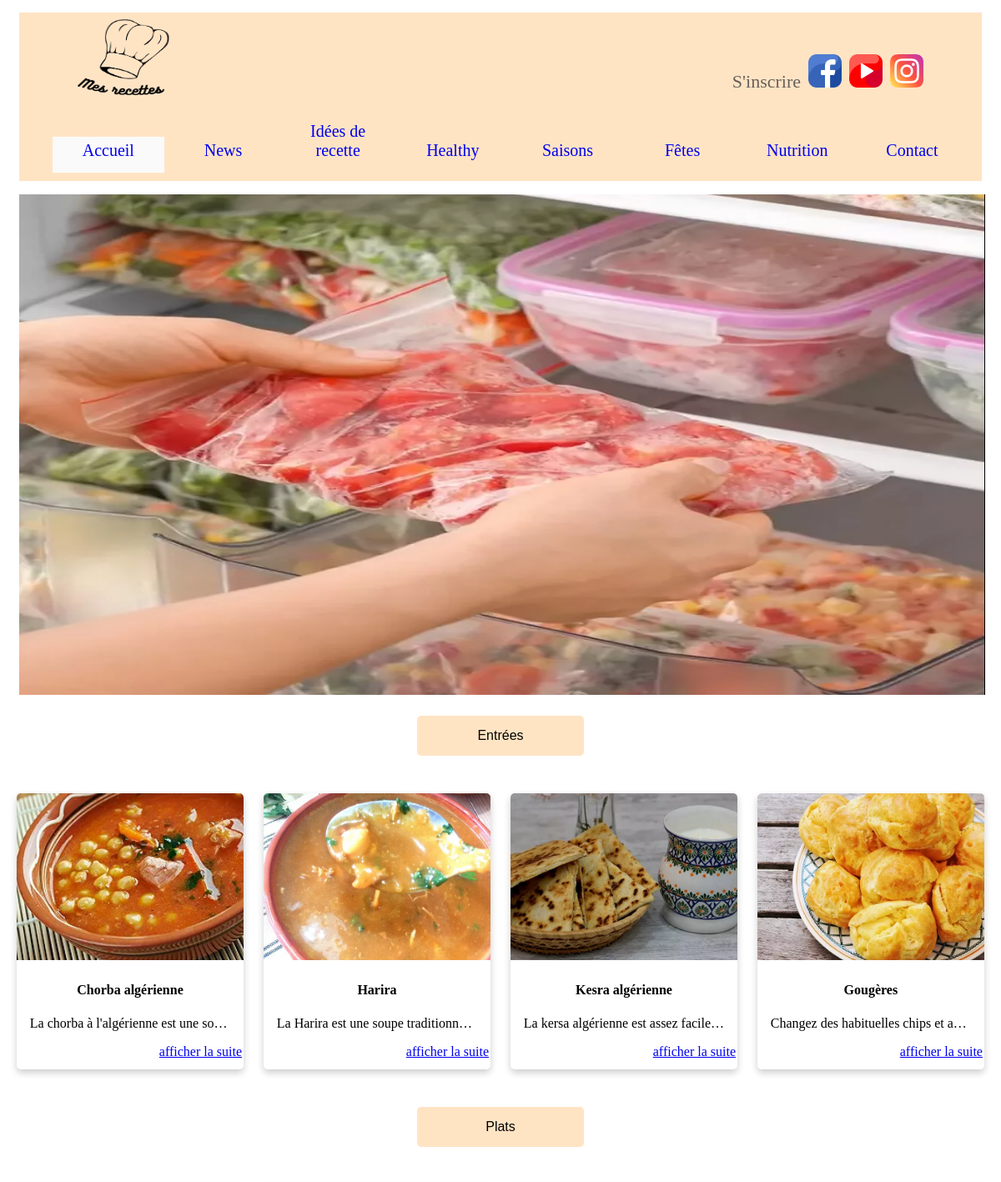
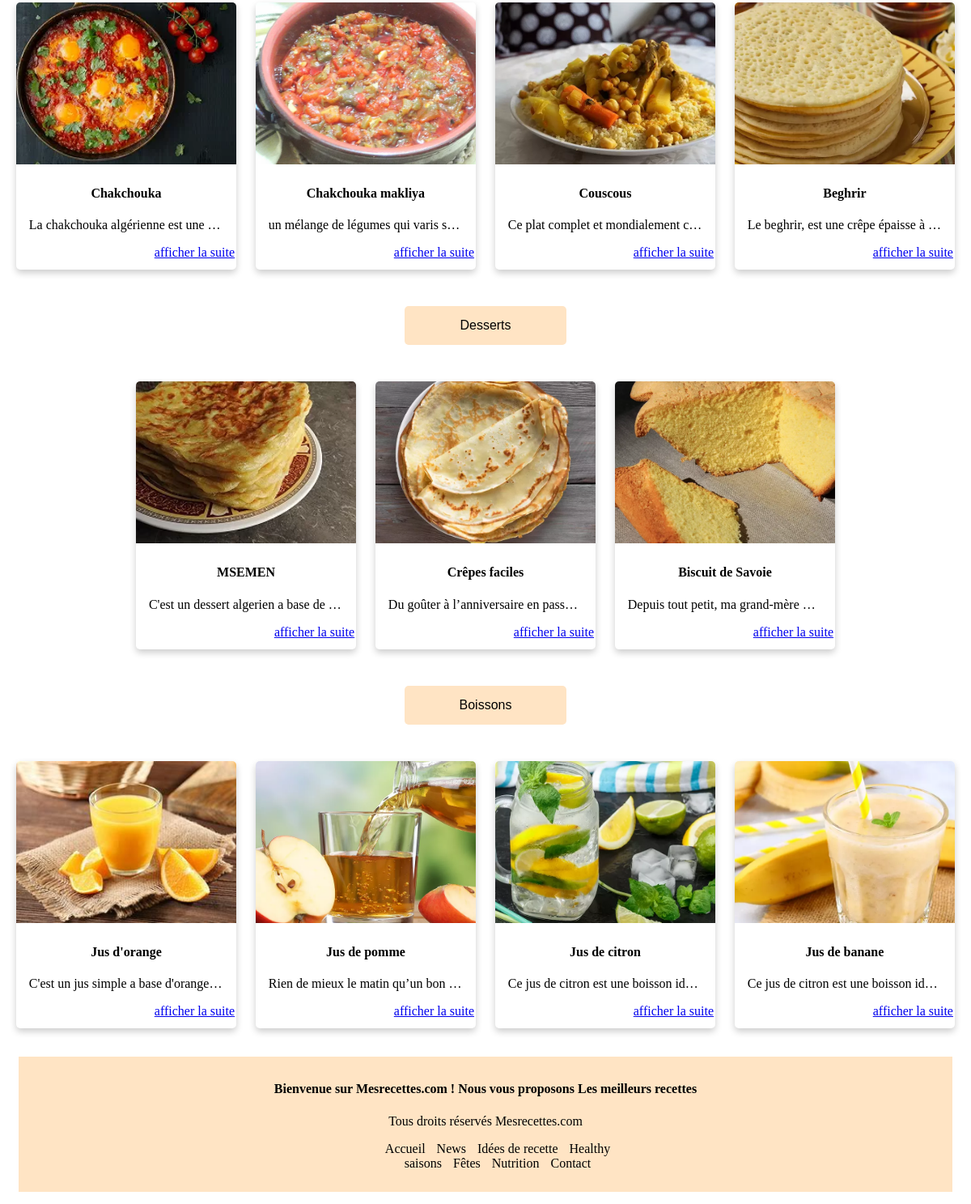
Page /Routers/Accueil/Router_Accueil.php on the committed database (2 pictures, top to bottom).
### tables this page shows
CREATE TABLE IF NOT EXISTS `news` (
  `id_news` int(11) NOT NULL AUTO_INCREMENT,
  `titre` varchar(40) DEFAULT NULL,
  `paragraphe` varchar(1000) DEFAULT NULL,
  `image` varchar(50) DEFAULT NULL,
  `vedio` varchar(50) DEFAULT NULL,
  `id_recette` int(11) DEFAULT NULL,
  PRIMARY KEY (`id_news`),
  KEY `id_recette` (`id_recette`)
);

CREATE TABLE IF NOT EXISTS `recette` (
  `id_recette` int(11) NOT NULL AUTO_INCREMENT,
  `titre` varchar(50) NOT NULL,
  `image` varchar(100) DEFAULT NULL,
  `description` varchar(200) NOT NULL,
  `diffuculte` varchar(50) DEFAULT NULL,
  `vedio` varchar(50) DEFAULT NULL,
  `temps_preparation` float(7,2) DEFAULT NULL,
  `temps_repos` float(7,2) DEFAULT NULL,
  `temps_cuisant` float(7,2) DEFAULT NULL,
  `validate` tinyint(1) DEFAULT '0',
  `id_user` int(11) DEFAULT NULL,
  `id_categorie` int(11) NOT NULL,
  PRIMARY KEY (`id_recette`),
  KEY `id_categorie` (`id_categorie`),
  KEY `id_user` (`id_user`)
);

### controlers/controler.php (called while the page is built, shortened)
<?php
require_once("../../vues/user/Accueil.php");
require_once("../../models/model.php");
class Controler{
    public function afficher_site(){
        $c=new Accueil();
    $c->afficher_site();
    }
    public function get_recettes($catid){
        $c= new model();
        $res=$c->get_recettes($catid);
        return $res;
    }
    public function get_new($id_news){
        $c= new model();
        $res=$c->get_new($id_news);
        return $res;
    }
    public function get_diaporama(){
        $c= new model();
        $res=$c->get_diaporama();
        return $res;
    }
}

### Routers/Accueil/Router_Accueil.php (called while the page is built, shortened)
<?php
require_once('../../controlers/controler.php');
$c= new Controler();
$c->afficher_site();
?>

### models/model.php (called while the page is built, shortened)
<?php
require_once('../../controlers/controler.php');
class model{
    private $host="localhost";
    private $dbname="TDW";
    private $username="root";
    private $password="";
    private function connection($host,$dbname,$username,$password){
        try {
            $conn = new PDO("mysql:host=$host;dbname=$dbname;",$username,$password);
            $conn->exec("SET NAMES utf8mb4");
        } catch (Exception $ex) {
         echo $ex->getMessage();
        }
        return $conn;
    }
    public function get_recettes($catid){
        $conn=$this->connection($this->host,$this->dbname,$this->username,$this->password);
        $request=$conn->prepare("select * from recette WHERE id_categorie=:catid");
        $request->bindParam("catid",$catid);
        $request->execute();
          $res=$request->fetchAll(PDO::FETCH_ASSOC);
          return $res;
    }
    public function get_new($id_news){
        $conn=$this->connection($this->host,$this->dbname,$this->username,$this->password);
        $request=$conn->prepare("select * from news WHERE id_news=:id");
        $request->bindParam("id",$id_news);
        $request->execute();
          $res=$request->fetchAll(PDO::FETCH_ASSOC);
          return $res;
    }
    public function get_diaporama(){
        $conn=$this->connection($this->host,$this->dbname,$this->username,$this->password);
        $request=$conn->prepare("select * from diaporama");
        $request->execute();
          $res=$request->fetchAll(PDO::FETCH_ASSOC);
          return $res;
    }
}

### vues/user/Accueil.php (the view, shortened to what this page needs)
<?php
class Accueil{
    public function entete_page($title,$css){
        ?>
        <head>
    <?php
    echo '<link rel="stylesheet" href="'.$css.'">';
    ?>
    </head>
        <?php
    }
    public function navbar($clic){
        ?>
        <div class="nav">
        <div class="cont">
        <div class="logocontainer">
          <img src="../../assets/images/logo.png" alt="Logo" id="logo" >
        </div>
        <div class="row">
          <?php
        if(!empty($_SESSION)){
           if(isset($_SESSION["id_user"])){
         echo   '<a href="../profil/Router_profil.php?id='.$_SESSION["id_user"].'" id="profil">Profil</a>';
           }
        }
        else{
          ?>
          <a href="../login/Router_login.php" id="signup">S'inscrire</a>
          <?php
        }
        ?>
        <div class="reseausoc">
            <a class="lienres" href="">
            <img src="../../assets/images/facebook.png" alt="facebook" class="res" ></a>
        </div>
        <div class="reseausoc">
            <a class="lienres" href="">
            <img src="../../assets/images/youtube.png" alt="Youtube" class="res" ></a>
        </div>
        <div class="reseausoc">
            <a class="lienres" href="">
            <img src="../../assets/images/instagram.png" alt="Instagram" class="res" ></a>
        </div>
    </div>
    </div>
        <ul>
            <?php
            if($clic==1){?>
            <li  class="lienpr lienprclic"><a href="../Accueil/Router_Accueil.php">Accueil</a></li>
            <?php
          }else{
            ?>
            <li  class="lienpr"><a href="../Accueil/Router_Accueil.php">Accueil</a></li>
            <?php
          }?>
          <?php
            if($clic==2){?>
            <li  class="lienpr lienprclic"><a href="../News/Router_news.php">News</a></li>
            <?php
          }else{
            ?>
            <li  class="lienpr"><a href="../News/Router_news.php">News</a></li>
            <?php
          }?>
          <?php
            if($clic==3){?>
            <li  class="lienpr lienprclic"><a href="../idees_recette/Router_idees_recette.php">Idées de recette</a></li>
            <?php
          }else{
            ?>
            <li  class="lienpr"><a href="../idees_recette/Router_idees_recette.php">Idées de recette</a></li>
            <?php
          }?>
           <?php
            if($clic==4){?>
            <li  class="lienpr lienprclic"><a href="../healthy/Router_healthy.php">Healthy</a></li>
            <?php
          }else{
            ?>
            <li  class="lienpr"><a href="../healthy/Router_healthy.php">Healthy</a></li>
            <?php
          }?>
          <?php
            if($clic==5){?>
            <li  class="lienpr lienprclic"><a href="../saison/Router_saison.php">Saisons</a></li>
            <?php
          }else{
            ?>
            <li  class="lienpr"><a href="../saison/Router_saison.php">Saisons</a></li>
            <?php
          }?>
          <?php
            if($clic==6){?>
            <li  class="lienpr lienprclic"><a href="../fetes/Router_fetes.php">Fêtes</a></li>
            <?php
          }else{
            ?>
            <li  class="lienpr"><a href="../fetes/Router_fetes.php">Fêtes</a></li>
            <?php
          }?>
          <?php
            if($clic==7){?>
            <li  class="lienpr lienprclic"><a href="../Nutrition/Router_Nutrition.php">Nutrition</a></li>
            <?php
          }else{
            ?>
            <li  class="lienpr"><a href="../Nutrition/Router_Nutrition.php">Nutrition</a></li>
            <?php
          }?>
          <?php
            if($clic==8){?>
            <li  class="lienpr lienprclic"><a href="#">Contact</a></li>
            <?php
          }else{
            ?>
            <li  class="lienpr"><a href="#">Contact</a></li>
            <?php
          }?>
           </ul>
       </div>
        <?php
    }
    private function diaporama(){
      ?>
      <div class="diap">
        <div class="img">
        <?php
         $c=new Controler();
         $res=$c->get_diaporama();
         for ($i = 0; $i <count($res); $i++) {
          if($res[$i]["id_recette"]!=NULL){
            $rec=$c->get_recette($res[$i]["id_recette"]);
            echo '<a href="../Details_recette/Router_Details_recette.php?id='.$rec[0]["id_recette"].'"> <img src="'.$rec[0]["image"].'" title="agriculture" alt="agriculture" width="100%" height="600px"></a>';
          }
          else{
            $rec=$c->get_new($res[$i]["id_news"]);
            echo '<a href="../Details_news/Router_Details_news.php?id='.$rec[0]["id_news"].'"> <img src="'.$rec[0]["image"].'" title="agriculture" alt="agriculture" width="100%" height="600px"></a>';
          }
         }
        ?>
        </div>
    </div>
    <?php
    }
    private function categorie($categorie,$catid){
        ?>
        <div class="categories">
          <?php
          echo '<button class="but" onclick="window.open(\'../Categorie/Router_categorie.php?id='.$catid.'\',\'_self\')">'.$categorie.'</button>';
          ?>
           </div>
           <div class="reccont">
            <?php
             $c=new Controler();
             $res=$c->get_recettes($catid);
             for ($i = 0; $i <count($res); $i++) {
              if($res[$i]["validate"]==1){
              echo '<div class="recettecard">
              <img src="'.$res[$i]["image"].'" alt="burger" id="recette" style="width:100%">
              <div class="container">
                <h4><b>'.$res[$i]["titre"].'</b></h4>
                <p class="desc">'.$res[$i]["description"].'</p>
                <a target="_blank" id="afficherlasuite" href="../Details_recette/Router_Details_recette.php?id='.$res[$i]["id_recette"].'">afficher la suite</a>
              </div>
            </div>';
              }
            }
            ?>
</div>
        <?php
    }
    public function footer(){
        ?>
        <div class="footer">
    <h4>Bienvenue sur Mesrecettes.com ! Nous vous proposons Les meilleurs recettes</h4>
    <p>Tous droits réservés Mesrecettes.com</p>
    <ul>
        <div>
            <li ><a href="../Accueil/Router_Accueil.php">Accueil</a></li>
            <li ><a  href="../News/Router_news.php" >News</a></li>
            <li ><a  href="../idees_recette/Router_idees_recette.php">Idées de recette</a></li>
            <li ><a  href="../healthy/Router_healthy.php" > Healthy</a>   </li>
        </div>
        <div >
            <li ><a  href="../saison/Router_saison.php" > saisons</a>   </li>
            <li ><a  href="../fetes/Router_fetes.php" > Fêtes</a>   </li>
            <li  ><a  href="../Nutrition/Router_Nutrition.php" > Nutrition</a>   </li>
            <li ><a  href="#" > Contact</a>   </li>
        </div>
       </ul>
</div>
        <?php
    }
    public function afficher_site(){
        ?>
        <!DOCTYPE html>
            <html>
        <?php
        $this->entete_page("Accueil","./master_Accueil.css");
        ?>
        <body>
            <?php
            $this->navbar(1);
            $this->diaporama();
            $this->categorie("Entrées",1);
            $this->categorie("Plats",2);
            $this->categorie("Desserts",3);
            $this->categorie("Boissons",4);
            $this->footer();
            ?>
            </body>
            </html>
            <?php
    }
}

### Routers/Accueil/master_Accueil.css (style rules this page uses)
.recettecard { box-shadow: 0 4px 8px 0 rgba(0,0,0,0.2); transition: 0.3s; border-radius: 5px; width: 23%; padding-bottom: 10px; display: inline-block; margin: 20px 1%; }
.reccont { text-align: center; overflow-x: auto; white-space: nowrap; }
.nav { background-color: bisque; margin: 15px 15px 0px 15px; position: relative; }
.footer { padding: 10px 0px; background-color: bisque; margin: 15px 15px; text-align: center; }
.footer ul { list-style-type: none; }
.footer ul div li { display: inline; margin-right: 10px; }
.footer ul div li a { color: black; text-decoration: none; }
.categories { text-align: center; margin: 20px 0px; }
.categories button { background-color:bisque; margin: 5px; width: 200px; border: none; color: black; padding: 15px 40px; text-align: center; text-decoration: none; display: inline-block; font-size: 16px; border-radius: 5px; cursor: pointer; }
#logo { max-width: inherit; max-height: inherit; height: inherit; width: inherit; }
.logocontainer { width: 150px; height: 100px; margin: 0px 60px; padding: 5px 0px; display: inline-block; }
.row { position: absolute; right: 70px; display: inline-block; padding-top:50px ; }
.reseausoc { margin-left: 5px; width: 40px; height: 40px; display: inline-block; }
.lienres ,.res { max-width: inherit; max-height: inherit; height: inherit; width: inherit; }
.lienpr { display: inline-block; padding: 5px 0.5% 15px 0.5%; width: 11%; text-align: center; margin-bottom: 10px; }
.lienprclic { background-color: rgb(250, 250, 250); }
.lienpr a { font-size: 20px; text-decoration: none; }
.container { padding: 2px 16px; }
img#recette { border-radius: 5px 5px 0 0; height: 200px; object-fit: cover; }
.desc { overflow: hidden; white-space:nowrap; text-overflow: ellipsis; }
#afficherlasuite { margin-left: 155px; }
#signup,#profil { background: none; border: 0; cursor: pointer; color: rgb(104, 96, 90); font-size: 22px; text-decoration: none; }

### rows in the picture
news: image (picture)
recette: image (picture), titre "Chorba algérienne", description "La chorba à l'algérienne est une so…"
recette: image (picture), titre "Harira", description "La Harira est une soupe traditionn…"
recette: image (picture), titre "Kesra algérienne", description "La kersa algérienne est assez facil…"
recette: image (picture), titre "Gougères", description "Changez des habituelles chips et a…"
recette: image (picture), titre "Chakchouka", description "La chakchouka algérienne est une…"
recette: image (picture), titre "Chakchouka makliya", description "un mélange de légumes qui varis s…"
recette: image (picture), titre "Couscous", description "Ce plat complet et mondialement c…"
recette: image (picture), titre "Beghrir", description "Le beghrir, est une crêpe épaisse à…"
recette: image (picture), titre "MSEMEN", description "C'est un dessert algerien a base de…"
recette: image (picture), titre "Crêpes faciles", description "Du goûter à l’anniversaire en pass…"
recette: image (picture), titre "Biscuit de Savoie", description "Depuis tout petit, ma grand-mère…"
recette: image (picture), titre "Jus d'orange", description "C'est un jus simple a base d'orange…"
recette: image (picture), titre "Jus de pomme", description "Rien de mieux le matin qu’un bon…"
recette: image (picture), titre "Jus de citron", description "Ce jus de citron est une boisson id…"
recette: image (picture), titre "Jus de banane", description "Ce jus de citron est une boisson id…"

### other values in the picture
$categorie "Entrées Plats Desserts Boissons"
